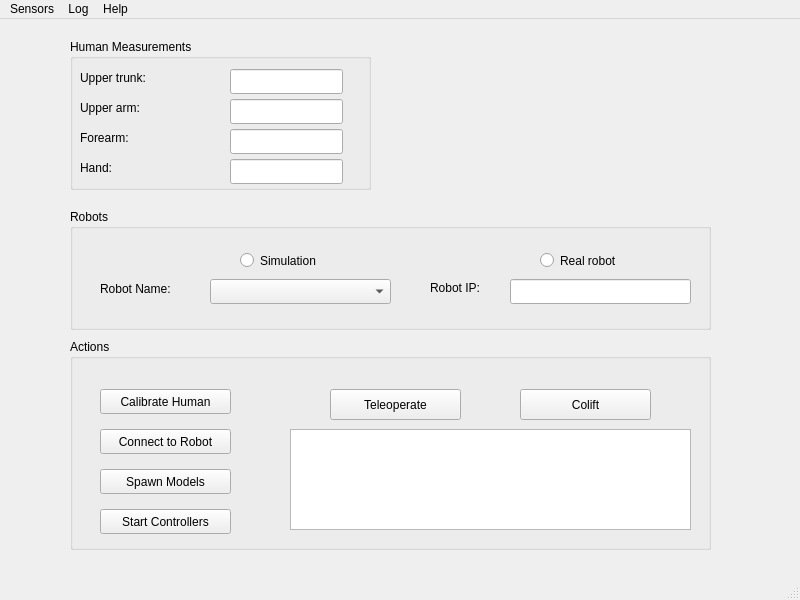
<?xml version="1.0" encoding="UTF-8"?>
<ui version="4.0">
 <class>MainWindow</class>
 <widget class="QMainWindow" name="MainWindow">
  <property name="geometry">
   <rect>
    <x>0</x>
    <y>0</y>
    <width>800</width>
    <height>600</height>
   </rect>
  </property>
  <property name="windowTitle">
   <string>MainWindow</string>
  </property>
  <widget class="QWidget" name="centralwidget">
   <widget class="QGroupBox" name="groupBox_human">
    <property name="geometry">
     <rect>
      <x>70</x>
      <y>20</y>
      <width>301</width>
      <height>151</height>
     </rect>
    </property>
    <property name="title">
     <string>Human Measurements</string>
    </property>
    <widget class="QLabel" name="label_2">
     <property name="geometry">
      <rect>
       <x>10</x>
       <y>30</y>
       <width>111</width>
       <height>17</height>
      </rect>
     </property>
     <property name="text">
      <string>Upper trunk:</string>
     </property>
    </widget>
    <widget class="QLabel" name="label_3">
     <property name="geometry">
      <rect>
       <x>10</x>
       <y>60</y>
       <width>111</width>
       <height>17</height>
      </rect>
     </property>
     <property name="text">
      <string>Upper arm:</string>
     </property>
    </widget>
    <widget class="QLabel" name="label_4">
     <property name="geometry">
      <rect>
       <x>10</x>
       <y>90</y>
       <width>111</width>
       <height>17</height>
      </rect>
     </property>
     <property name="text">
      <string>Forearm:</string>
     </property>
    </widget>
    <widget class="QLabel" name="label_5">
     <property name="geometry">
      <rect>
       <x>10</x>
       <y>120</y>
       <width>111</width>
       <height>17</height>
      </rect>
     </property>
     <property name="text">
      <string>Hand:</string>
     </property>
    </widget>
    <widget class="QLineEdit" name="l_upper_trunk">
     <property name="geometry">
      <rect>
       <x>160</x>
       <y>30</y>
       <width>113</width>
       <height>25</height>
      </rect>
     </property>
    </widget>
    <widget class="QLineEdit" name="l_upper_arm">
     <property name="geometry">
      <rect>
       <x>160</x>
       <y>60</y>
       <width>113</width>
       <height>25</height>
      </rect>
     </property>
    </widget>
    <widget class="QLineEdit" name="l_forearm">
     <property name="geometry">
      <rect>
       <x>160</x>
       <y>90</y>
       <width>113</width>
       <height>25</height>
      </rect>
     </property>
    </widget>
    <widget class="QLineEdit" name="l_hand">
     <property name="geometry">
      <rect>
       <x>160</x>
       <y>120</y>
       <width>113</width>
       <height>25</height>
      </rect>
     </property>
    </widget>
   </widget>
   <widget class="QGroupBox" name="groupBox_robots">
    <property name="geometry">
     <rect>
      <x>70</x>
      <y>190</y>
      <width>641</width>
      <height>121</height>
     </rect>
    </property>
    <property name="title">
     <string>Robots</string>
    </property>
    <widget class="QRadioButton" name="radioButton_simulation">
     <property name="geometry">
      <rect>
       <x>170</x>
       <y>40</y>
       <width>112</width>
       <height>23</height>
      </rect>
     </property>
     <property name="text">
      <string>Simulation</string>
     </property>
    </widget>
    <widget class="QRadioButton" name="radioButton_real_robot">
     <property name="geometry">
      <rect>
       <x>470</x>
       <y>40</y>
       <width>112</width>
       <height>23</height>
      </rect>
     </property>
     <property name="text">
      <string>Real robot</string>
     </property>
    </widget>
    <widget class="QLabel" name="label">
     <property name="geometry">
      <rect>
       <x>360</x>
       <y>70</y>
       <width>67</width>
       <height>17</height>
      </rect>
     </property>
     <property name="text">
      <string>Robot IP:</string>
     </property>
    </widget>
    <widget class="QComboBox" name="comboBox_robot_name">
     <property name="geometry">
      <rect>
       <x>140</x>
       <y>70</y>
       <width>181</width>
       <height>25</height>
      </rect>
     </property>
    </widget>
    <widget class="QLabel" name="label_6">
     <property name="geometry">
      <rect>
       <x>30</x>
       <y>70</y>
       <width>91</width>
       <height>20</height>
      </rect>
     </property>
     <property name="text">
      <string>Robot Name:</string>
     </property>
    </widget>
    <widget class="QLineEdit" name="lineEdit_robot_ip">
     <property name="geometry">
      <rect>
       <x>440</x>
       <y>70</y>
       <width>181</width>
       <height>25</height>
      </rect>
     </property>
    </widget>
   </widget>
   <widget class="QGroupBox" name="groupBox_actions">
    <property name="geometry">
     <rect>
      <x>70</x>
      <y>320</y>
      <width>641</width>
      <height>211</height>
     </rect>
    </property>
    <property name="title">
     <string>Actions</string>
    </property>
    <widget class="QPushButton" name="pushButton_calibrate_human">
     <property name="geometry">
      <rect>
       <x>30</x>
       <y>50</y>
       <width>131</width>
       <height>25</height>
      </rect>
     </property>
     <property name="text">
      <string>Calibrate Human</string>
     </property>
    </widget>
    <widget class="QPushButton" name="pushButton_connect_robot">
     <property name="geometry">
      <rect>
       <x>30</x>
       <y>90</y>
       <width>131</width>
       <height>25</height>
      </rect>
     </property>
     <property name="text">
      <string>Connect to Robot</string>
     </property>
    </widget>
    <widget class="QPushButton" name="pushButton_teleoperate">
     <property name="geometry">
      <rect>
       <x>260</x>
       <y>50</y>
       <width>131</width>
       <height>31</height>
      </rect>
     </property>
     <property name="text">
      <string>Teleoperate</string>
     </property>
    </widget>
    <widget class="QPushButton" name="pushButton_colift">
     <property name="geometry">
      <rect>
       <x>450</x>
       <y>50</y>
       <width>131</width>
       <height>31</height>
      </rect>
     </property>
     <property name="text">
      <string>Colift</string>
     </property>
    </widget>
    <widget class="QTextEdit" name="textEdit_status">
     <property name="geometry">
      <rect>
       <x>220</x>
       <y>90</y>
       <width>401</width>
       <height>101</height>
      </rect>
     </property>
    </widget>
    <widget class="QPushButton" name="pushButton_spawn_models">
     <property name="geometry">
      <rect>
       <x>30</x>
       <y>130</y>
       <width>131</width>
       <height>25</height>
      </rect>
     </property>
     <property name="text">
      <string>Spawn Models</string>
     </property>
    </widget>
    <widget class="QPushButton" name="pushButton_start_controllers">
     <property name="geometry">
      <rect>
       <x>30</x>
       <y>170</y>
       <width>131</width>
       <height>25</height>
      </rect>
     </property>
     <property name="text">
      <string>Start Controllers</string>
     </property>
    </widget>
   </widget>
  </widget>
  <widget class="QMenuBar" name="menubar">
   <property name="geometry">
    <rect>
     <x>0</x>
     <y>0</y>
     <width>800</width>
     <height>22</height>
    </rect>
   </property>
   <widget class="QMenu" name="menuSensors">
    <property name="title">
     <string>Sensors</string>
    </property>
    <addaction name="actionChange_xsens_sensors"/>
    <addaction name="actionCustom_Sensor_Topics"/>
   </widget>
   <widget class="QMenu" name="menuLog">
    <property name="title">
     <string>Log</string>
    </property>
    <addaction name="actionLog_preferences"/>
   </widget>
   <widget class="QMenu" name="menuHelp">
    <property name="title">
     <string>Help</string>
    </property>
    <addaction name="actionSensors_list"/>
    <addaction name="actionRobots_list"/>
    <addaction name="actionIMU_attachment"/>
   </widget>
   <addaction name="menuSensors"/>
   <addaction name="menuLog"/>
   <addaction name="menuHelp"/>
  </widget>
  <widget class="QStatusBar" name="statusbar"/>
  <action name="actionChange_xsens_sensors">
   <property name="text">
    <string>Xsens IMUs</string>
   </property>
  </action>
  <action name="actionLog_preferences">
   <property name="text">
    <string>Log preferences</string>
   </property>
  </action>
  <action name="actionSensors_list">
   <property name="text">
    <string>Sensors list</string>
   </property>
  </action>
  <action name="actionRobots_list">
   <property name="text">
    <string>Robots list</string>
   </property>
  </action>
  <action name="actionIMU_attachment">
   <property name="text">
    <string>IMU attachment</string>
   </property>
  </action>
  <action name="actionCustom_Sensor_Topics">
   <property name="text">
    <string>Custom Sensor Topics</string>
   </property>
  </action>
 </widget>
 <resources/>
 <connections/>
</ui>
